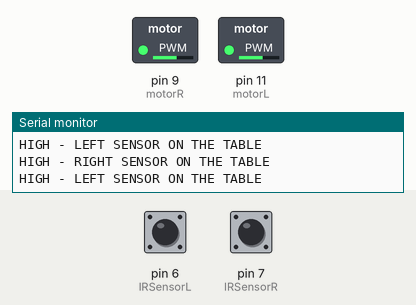
Simulated run of this sketch. Board: Arduino Uno, built with avr-gcc and run on an emulated ATmega328P. Shown: switched loads named in the sketch (green lamp = pin HIGH), the last lines printed to the serial monitor. The inputs (shaded band) are chosen by the test bench; at power-on: pin 6 (IRSensorL) LOW, pin 7 (IRSensorR) LOW.

Above: at 1.2 s.
1.3 s: pin 6 (IRSensorL) driven HIGH
At 3.4 s:
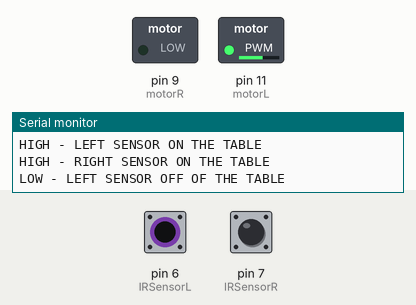
4.3 s: pin 6 (IRSensorL) driven LOW
At 7.1 s:
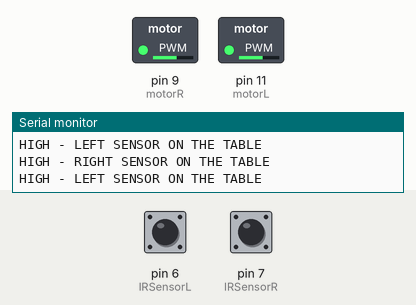
7.3 s: pin 7 (IRSensorR) driven HIGH
At 9.5 s:
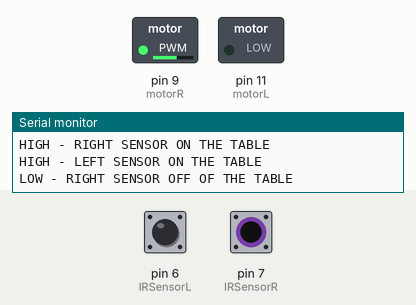
10.3 s: pin 7 (IRSensorR) driven LOW
At 12.9 s:
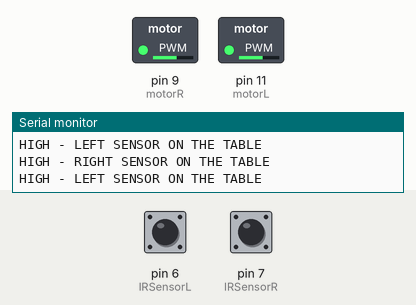
13.3 s: pin 6 (IRSensorL) pulsed HIGH 2 times (0.12 s each, 0.3 s apart)
At 14.1 s:
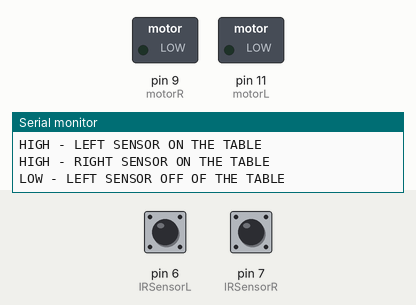
16.9 s: pin 7 (IRSensorR) pulsed HIGH 2 times (0.12 s each, 0.3 s apart)
At 18.3 s:
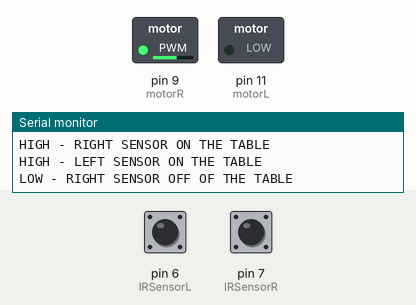
Timing chart, 0 to 21.0 s (numbered marks = the images above; inputs shaded):
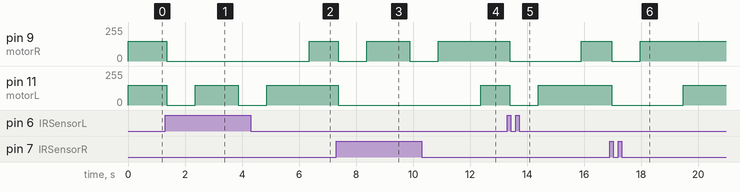

Measured:
- after the input at 1.3 s, pin 9 (motorR): 150/255 → 0/255 after 0.06 s; pin 11 (motorL): 150/255 → 0/255 after 0.06 s, → 150/255 1.0 s later, → 0/255 1.5 s later
- after the input at 4.3 s, pin 9 (motorR): 0/255 → 150/255 after 2.1 s; pin 11 (motorL): goes on until 4.9 s, then stays 150/255
- after the input at 7.3 s, pin 9 (motorR): 150/255 → 0/255 after 0.08 s, → 150/255 1.0 s later, → 0/255 1.5 s later; pin 11 (motorL): 150/255 → 0/255 after 0.08 s
- after the input at 10.3 s, pin 9 (motorR): goes on until 10.9 s, then stays 150/255; pin 11 (motorL): 0/255 → 150/255 after 2.1 s
- after the input at 13.3 s, pin 9 (motorR): 150/255 → 0/255 after 0.10 s, → 150/255 2.5 s later; pin 11 (motorL): 150/255 → 0/255 after 0.10 s, → 150/255 1.0 s later
- after the input at 16.9 s, pin 9 (motorR): 150/255 → 0/255 after 0.08 s, → 150/255 1.0 s later; pin 11 (motorL): 150/255 → 0/255 after 0.08 s, → 150/255 2.5 s later

The sketch:

edge-avoidance.ino
```cpp
int IRSensorL = 6; // left ir sensor connected to pin 6
int IRSensorR = 7; // right ir sensor connected to pin 7

int motorL = 11; // left motor is connected to pin 11
int motorR = 9; // right motor is connected to pin 10

int statusSensorL = 0;
int statusSensorR = 0;

void setup() {

  pinMode (IRSensorL, INPUT); // sensor pin INPUT
  pinMode (IRSensorR, INPUT); // sensor pin INPUT

  pinMode (motorL, OUTPUT); // sensor pin OUTPUT
  pinMode (motorR, OUTPUT); // sensor pin OUTPUT

  Serial.begin(9600); // open the serial port at 9600 bps

}


void loop() {

  // put your main code here, to run repeatedly:

  statusSensorL = digitalRead (IRSensorL);
  statusSensorR = digitalRead (IRSensorR);

  straight();

  if (statusSensorL <= .5) {

    // on the table
    Serial.println("HIGH - LEFT SENSOR ON THE TABLE");
    straight();

  } else {

    // off of the table
    Serial.print("LOW - LEFT SENSOR OFF OF THE TABLE");
    halt();
    delay(1000);
    turnRight();
    delay(1500);
    halt();
  }


  if (statusSensorR <= .5) {

    // on the table
    Serial.println("HIGH - RIGHT SENSOR ON THE TABLE");
    straight();

  } else {

    // off of the table
    Serial.print("LOW - RIGHT SENSOR OFF OF THE TABLE");
    halt();
    delay(1000);
    turnLeft();
    delay(1500);
    halt();

  }

}

void straight() {
  analogWrite(motorL, 150);
  analogWrite(motorR, 150);
}

void halt() {
  analogWrite(motorL, 0);
  analogWrite(motorR, 0);
}

void turnLeft() {
  analogWrite(motorL, 0);
  analogWrite(motorR, 150);

}

void turnRight() {
  analogWrite(motorL, 150);
  analogWrite(motorR, 0);
}
```
